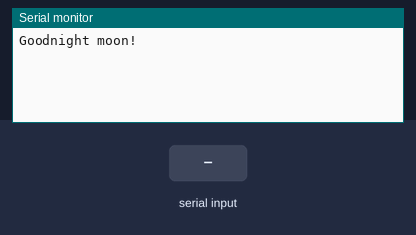
Recording of a sketch running on a simulated Arduino Leonardo, built with avr-gcc and run on an emulated ATmega32U4. Shown: the last lines printed to the serial monitor. The inputs (shaded band) are chosen by the test bench.

Above: at 1.2 s.
1.3 s: "1" received over the second serial link
At 2.5 s:
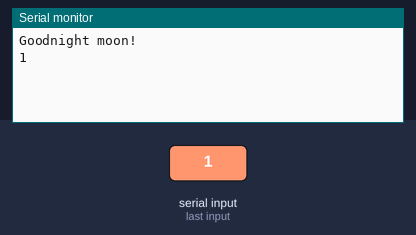
2.8 s: "0" received over the second serial link
At 3.8 s:
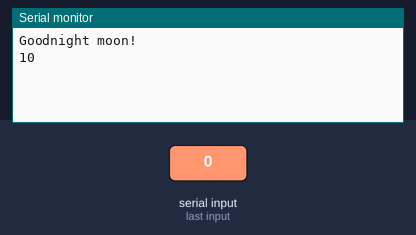

Measured:
- after the input at 1.3 s, the serial monitor: prints a new line at once (image 1)
- after the input at 2.8 s, the serial monitor: prints a new line at once (image 2)

The sketch:

BTNameChange.ino
```cpp
#include <SoftwareSerial.h>

SoftwareSerial bluetooth(10, 11); // RX, TX

void setup()
{
 // Open serial communications and wait for port to open:
  Serial.begin(9600);
   while (!Serial) {
    ; // wait for serial port to connect. Needed for Leonardo only
  }


  Serial.println("Goodnight moon!");

  // set the data rate for the SoftwareSerial port
  bluetooth.begin(9600);
  bluetooth.println("Hello, world?");
}

void loop() // run over and over
{
  if (bluetooth.available())
    Serial.write(bluetooth.read());
  if (Serial.available())
    bluetooth.write(Serial.read());
}
```
